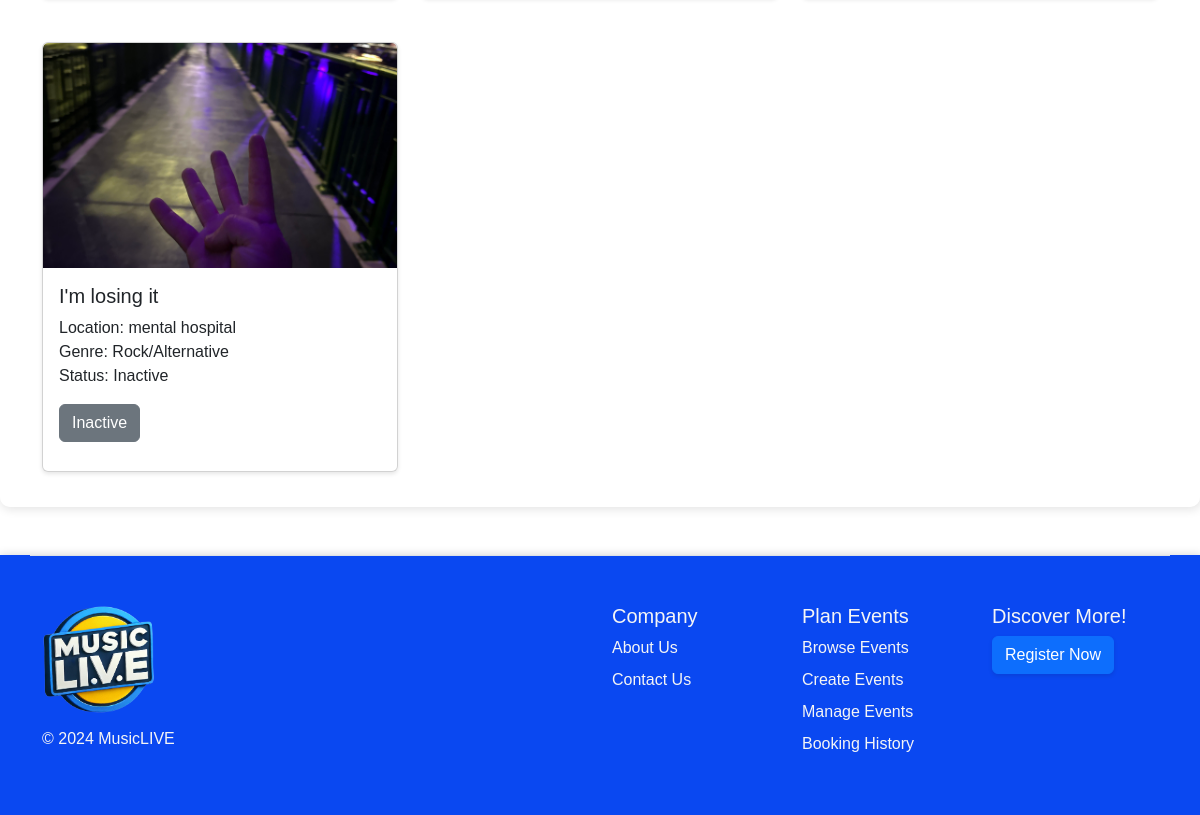
Before: / (lower part) with the older database file.
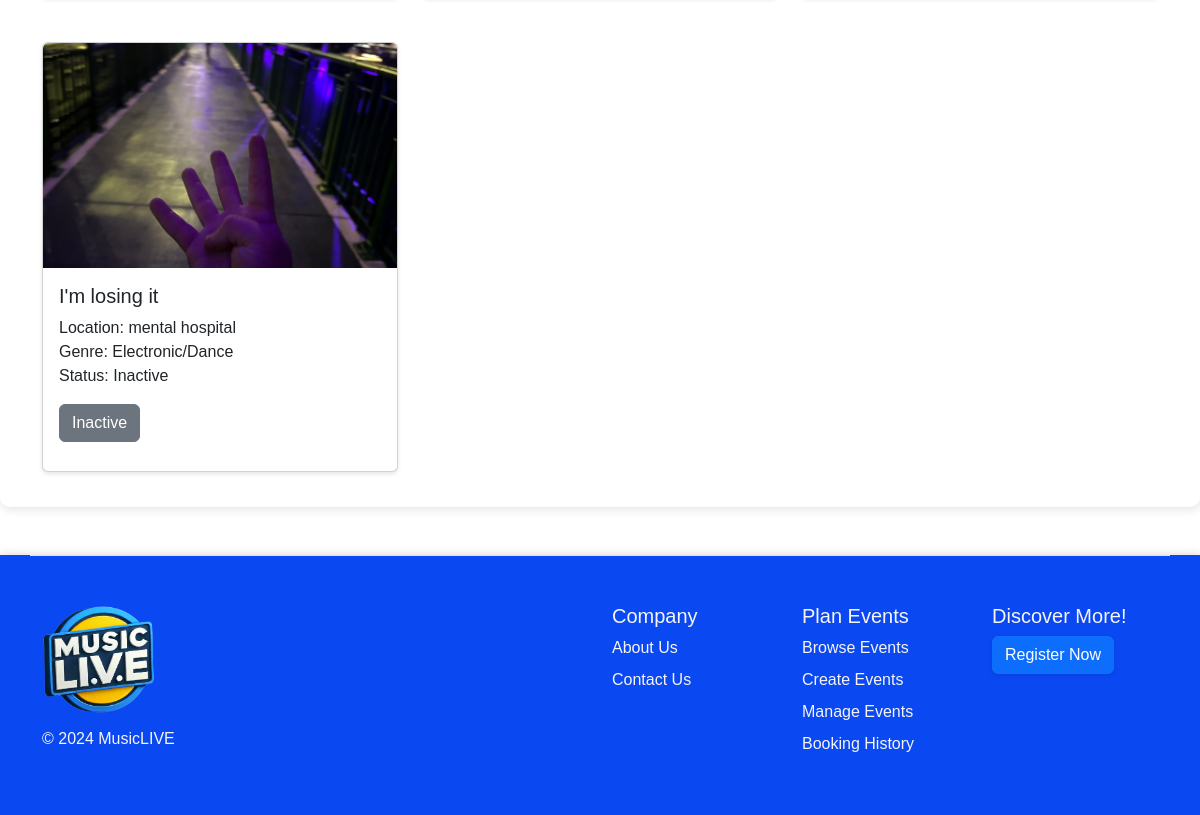
After: the same page with the newer database file.
### website/models.py (models this page shows, shortened)
class Event(db.Model):
    __tablename__ = 'events'
    class Genre(Enum):
        ROCK_ALT = "Rock/Alternative"
        POP_FOLK = "Pop/Folk"
        EDM = "Electronic/Dance"
        HIPHOP_RNB = "Hip-Hop/R&B"
        def __str__(self):
            return self.value
    class Status(Enum):
        OPEN = "Open"
        SOLDOUT = "Sold Out"
        CANCELLED = "Cancelled"
        INACTIVE = "Inactive"
        def __str__(self):
            return self.value
    id = db.Column(db.Integer, primary_key=True)
    name = db.Column(db.String(100), index=True, unique=True, nullable=False)
    datetime = db.Column(db.DateTime, nullable=False)
    venue = db.Column(db.String(100), nullable=False)
    genre = db.Column(db.Enum(Genre), nullable=False)
    ticket_price = db.Column(db.Integer, nullable=False)
    image = db.Column(db.String(400))
    status = db.Column(db.Enum(Status), nullable=False)
    creator_id = db.Column(db.Integer, db.ForeignKey("users.id"), nullable=False)
    comments = db.relationship('Comment', backref='event', lazy=True)  # "event" backref on Comment
    orders = db.relationship('Order', backref='event', lazy=True)  # "event" backref on Order

### website/views.py (the view)
@main_bp.route('/')
def index():
    category = request.args.get('category')
    if category:
        genre_enum = Event.Genre[category]
        events = Event.query.filter_by(genre=genre_enum).all()
    else:
        events = Event.query.limit(9).all() # retrieve up to nine events
    for event in events:
        print(f"Event Name: {event.name}, Status: {event.status}")
    return render_template("index.html", events=events, Event=Event)

### website/templates/index.html (shortened to what this page needs)
{% extends "base.html" %}
{% block content %}
<main>
    <div class="content-wrapper mb-5">
        <div class="container mt-5">
            <div class="row">
                {% for event in events %}
                {% if loop.index0 % 3 == 0 and not loop.first %}
            </div>
            <div class="row mt-4">
                {% endif %}
                <div class="col-md-4">
                    <div class="card card-event">
                        <img src="{{ url_for('static', filename='event_images/' + event.image) }}"
                            class="card-img-top fixed-height" alt="{{ event.name }}">
                        <div class="card-body">
                            <h5 class="card-title">{{ event.name }}</h5>
                            <p class="card-text">Location: {{ event.venue }}<br>Genre: {{ event.genre }}<br>Status: {{ event.status }}</p>
                            {% if event.status == Event.Status.OPEN %}
                            <a href="{{ url_for('main.index', event_id=event.id) }}" class="btn btn-primary">View
                                Details</a>
                            {% elif event.status == Event.Status.SOLDOUT %}
                            <a href="{{ url_for('main.index', event_id=event.id) }}" class="btn btn-warning">Sold
                                Out</a>
                            {% elif event.status == Event.Status.CANCELLED %}
                            <a href="{{ url_for('main.index', event_id=event.id) }}"
                                class="btn btn-danger">Cancelled</a>
                            {% elif event.status == Event.Status.INACTIVE %}
                            <a href="{{ url_for('main.index', event_id=event.id) }}"
                                class="btn btn-secondary">Inactive</a>
                            {% endif %}
                        </div>
                    </div>
                </div>
                {% endfor %}
            </div>
        </div>
</main>
{% endblock %}

### website/templates/base.html (shortened to what this page needs)
<html>
<head>
    <link href="https://cdn.jsdelivr.net/npm/bootstrap@5.3.3/dist/css/bootstrap.min.css" rel="stylesheet">
    <link rel="stylesheet" href="{{ url_for('static', filename='style.css') }}">
</head>
<body>
    {% block content %}
    {% endblock %}
    {% block footer %}
    <footer>
        <div id="footer" class="container">
            <div class="row row-cols-1 row-cols-sm-2 row-cols-md-1 row-cols-lg-5 py-5 border-top">
                <div class="col-sm-6 col-md-4 col-lg-6">
                    <a href="{{ url_for('main.index') }}"><img
                            src="{{ url_for('static', filename='img/music-live-logo.png') }}" height="115px"></a>
                    <p class="text-body-secondary mt-2">&copy; 2024 MusicLIVE</p>
                </div>
                <div class="col-sm-6 col-md-3 col-lg-2">
                    <h5 class="footer-heading">Company</h5>
                    <ul class="nav flex-column">
                        <li class="nav-item mb-2"><a class="nav-link p-0 text-body-secondary">About Us</a></li>
                        <li class="nav-item mb-2"><a class="nav-link p-0 text-body-secondary">Contact Us</a></li>
                    </ul>
                </div>
                <div class="col-sm-6 col-md-3 col-lg-2">
                    <h5 class="footer-heading">Plan Events</h5>
                    <ul class="nav flex-column">
                        <li class="nav-item mb-2"><a href="#browse-events"
                                class="nav-link p-0 text-body-secondary">Browse Events</a></li>
                        <li class="nav-item mb-2"><a href="{{ url_for('event.create_event') }}"
                                class="nav-link p-0 text-body-secondary">Create Events</a></li>
                        <li class="nav-item mb-2"><a href="manage_event.html"
                                class="nav-link p-0 text-body-secondary">Manage Events</a></li>
                        <li class="nav-item mb-2"><a href="my_bookings.html"
                                class="nav-link p-0 text-body-secondary">Booking History</a></li>
                    </ul>
                </div>
                {% if current_user.is_authenticated %}
                {% else %}
                <div class="col-sm-6 col-md-2 col-lg-2 mb-3">
                    <h5 class="footer-heading">Discover More!</h5>
                    <div class="d-flex flex-column flex-sm-row w-100 gap-2">
                        <button class="btn btn-primary" type="button"
                            onclick="document.location='register.html'">Register Now</button>
                    </div>
                </div>
                {% endif %}
            </div>
        </div>
    </footer>
    {% endblock %}
</body>
</html>

### website/static/style.css (style rules this page uses)
* { font-family: Helvetica, Arial, sans-serif; }
main { background-attachment: fixed; background-size: 100% 100%; min-height: 100vh; color: black; margin-top: 5rem; }
.content-wrapper { max-width: 1200px; margin: 0 auto; padding: 15px; background-color: rgba(255, 255, 255, 0.5); border-radius: 10px; margin-top: 20px; box-shadow: 1px 2px 10px 1px rgba(0, 0, 0, 0.1); }
.card { background-color: rgba(255, 255, 255, 0.8); margin-bottom: 20px; box-shadow: 0 2px 4px rgba(0, 0, 0, 0.1); }
footer { background-color: rgb(10, 72, 241) !important; box-shadow: 1px 2px 10px 1px rgba(0, 0, 0, 0.2); color: white; }
footer a, footer p, footer h5, footer .nav-link, footer .text-body-secondary { color: whitesmoke !important; }
.footer-heading { font-weight: 500; }
button { box-shadow: 0 2px 4px rgba(0, 0, 0, 0.1); }
.fixed-height { height: 225px; object-fit: cover; width: 100%; }
.card-event { height: 430px; overflow: hidden; }

Changed rows visible on the page:
changed Event "I'm losing it": genre "Rock/Alternative" → "Electronic/Dance"
